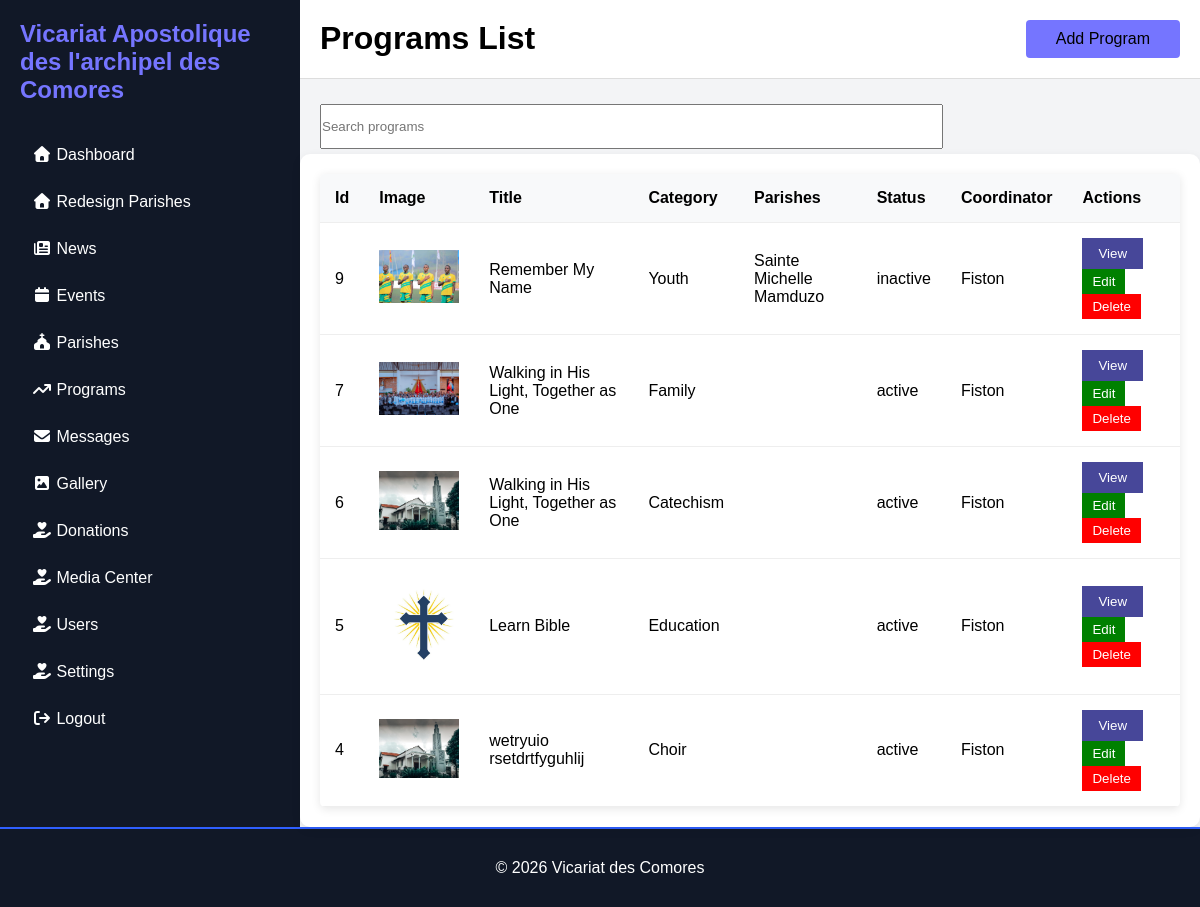
Page /Admin/program-list.php (signed in) on the committed database.
### tables this page shows
CREATE TABLE `programs` (
  `id` int(11) NOT NULL,
  `title` varchar(255) NOT NULL,
  `image` varchar(255) DEFAULT NULL,
  `short_description` text DEFAULT NULL,
  `description` longtext DEFAULT NULL,
  `category` varchar(100) DEFAULT NULL,
  `coordinator` varchar(255) DEFAULT NULL,
  `phone` varchar(50) DEFAULT NULL,
  `email` varchar(100) DEFAULT NULL,
  `status` enum('active','inactive') DEFAULT 'active',
  `created_at` timestamp NOT NULL DEFAULT current_timestamp(),
  `parish_id` int(11) DEFAULT NULL
);

CREATE TABLE `parishe` (
  `id` int(11) NOT NULL,
  `name` varchar(150) DEFAULT NULL,
  `slug` varchar(150) DEFAULT NULL,
  `hero_image` varchar(255) DEFAULT NULL,
  `logo` varchar(255) DEFAULT NULL,
  `history` longtext DEFAULT NULL,
  `parish_life` longtext DEFAULT NULL,
  `council` longtext DEFAULT NULL,
  `commissions` longtext DEFAULT NULL,
  `groups_movements` longtext DEFAULT NULL,
  `organisation` longtext DEFAULT NULL,
  `address` varchar(255) DEFAULT NULL,
  `phone` varchar(50) DEFAULT NULL,
  `email` varchar(100) DEFAULT NULL,
  `website` varchar(255) DEFAULT NULL,
  `facebook` varchar(255) DEFAULT NULL,
  `youtube` varchar(255) DEFAULT NULL,
  `instagram` varchar(255) DEFAULT NULL,
  `map` longtext DEFAULT NULL,
  `created_at` timestamp NOT NULL DEFAULT current_timestamp()
);

### Admin/program-list.php (the view, shortened to what this page needs)
<?php
include_once __DIR__.'/include/header.php';
?>
        <div class="main">
            <div class="topbar">
                <h1> Programs List</h1>
                <a href="../Admin/add-programs.php">Add Program</a>
            </div>
            <div class="donation-tools">
                <input type="text" placeholder="Search programs">
            </div>
            <div class="table-container">
                <table>
                    <tr>
                        <th>Id</th>
                        <th>Image</th>
                        <th>Title</th>
                        <th>Category</th>
                        <th>Parishes</th>
                        <th>Status</th>
                        <th>Coordinator</th>
                        <th>Actions</th>
                    </tr>
     <?php $sql = "SELECT programs.*, parishe.name AS parish_name
        FROM programs
        LEFT JOIN parishe
        ON programs.parish_id = parishe.id
        ORDER BY programs.id DESC";
$result = mysqli_query($conn, $sql);
                 while($row = mysqli_fetch_assoc($result)){ ?>
<tr>
<td><?= $row['id']; ?></td>
<td>
<img src="../uploads/<?= $row['image']; ?>" width="80">
</td>
<td><?= $row['title']; ?></td>
<td><?= $row['category']; ?></td>
 <td><?=$row['parish_name'] ?></td>
<td><?= $row['status']; ?></td>
<td><?= $row['coordinator']; ?></td>
<td>
<a href="view-programslist.php?id=<?= $row['id']; ?>">
<button class="view">View</button>
</a>
<a href="edit-programs.php?id=<?= $row['id']; ?>">
<button class="edit">Edit</button>
</a>
<a href="delete-programs.php?id=<?= $row['id']; ?>" onclick="return confirm('Are you sure want to Delete?')">
<button class="delete">Delete</button>
</a>
</td>
</tr>
<?php } ?>
                </table>
            </div>
        </div>
    </div>
    <?php
include_once __DIR__.'/include/footer.php';
?>
</body>
</html>

### Admin/Admin_Css/adminbig.css (style rules this page uses)
* { margin: 0; padding: 0; box-sizing: border-box; font-family: Arial; }
.main { flex: 1; background: #f3f4f6; }
.topbar { background: white; padding: 20px; border-bottom: 1px solid #ddd; display: flex; justify-content: space-between; }
.topbar a { text-decoration: none; padding: 10px 30px; background-color: rgb(117, 117, 255); border-radius: 4px; color: black; }
.view { background: rgb(71, 71, 153); color: white; border: none; padding: 8px 16px; cursor: pointer; }
.table-container { padding: 20px; }
table { width: 100%; border-collapse: collapse; background: white; border-radius: 5px; overflow: hidden; box-shadow: 0 2px 10px rgba(0, 0, 0, 0.1); }
table th { background: #111827; color: black; padding: 12px; text-align: center; }
table td { padding: 15px; text-align: center; border-bottom: 1px solid #eee; }
.edit { background: green; color: white; border: none; padding: 5px 10px; cursor: pointer; }
.delete { background: red; color: white; border: none; padding: 5px 10px; cursor: pointer; }
.donation-tools { width: 100%; height: 55px; display: flex; margin-top: 20px; padding: 5px; }
.donation-tools input { width: 70%; margin-left: 15px; }
.table-container { background: #fff; padding: 20px; border-radius: 10px; overflow-x: auto; box-shadow: 0 3px 10px rgba(0, 0, 0, .08); }
.table-container table { width: 100%; border-collapse: collapse; }
.table-container th, .table-container td { padding: 15px; border-bottom: 1px solid #eee; text-align: left; }
.table-container th { background: #f8f9fa; }

### rows in the picture
programs: id "9", image (picture), title "Remember My Name", category "Youth", parishe.name "Sainte Michelle Mamduzo", status "inactive", coordinator "Fiston"
programs: id "7", image (picture), title "Walking in His Light, Together as One", category "Family", status "active", coordinator "Fiston"
programs: id "6", image (picture), title "Walking in His Light, Together as One", category "Catechism", status "active", coordinator "Fiston"
programs: id "5", image (picture), title "Learn Bible", category "Education", status "active", coordinator "Fiston"
programs: id "4", image (picture), title "wetryuio rsetdrtfyguhlij", category "Choir", status "active", coordinator "Fiston"
